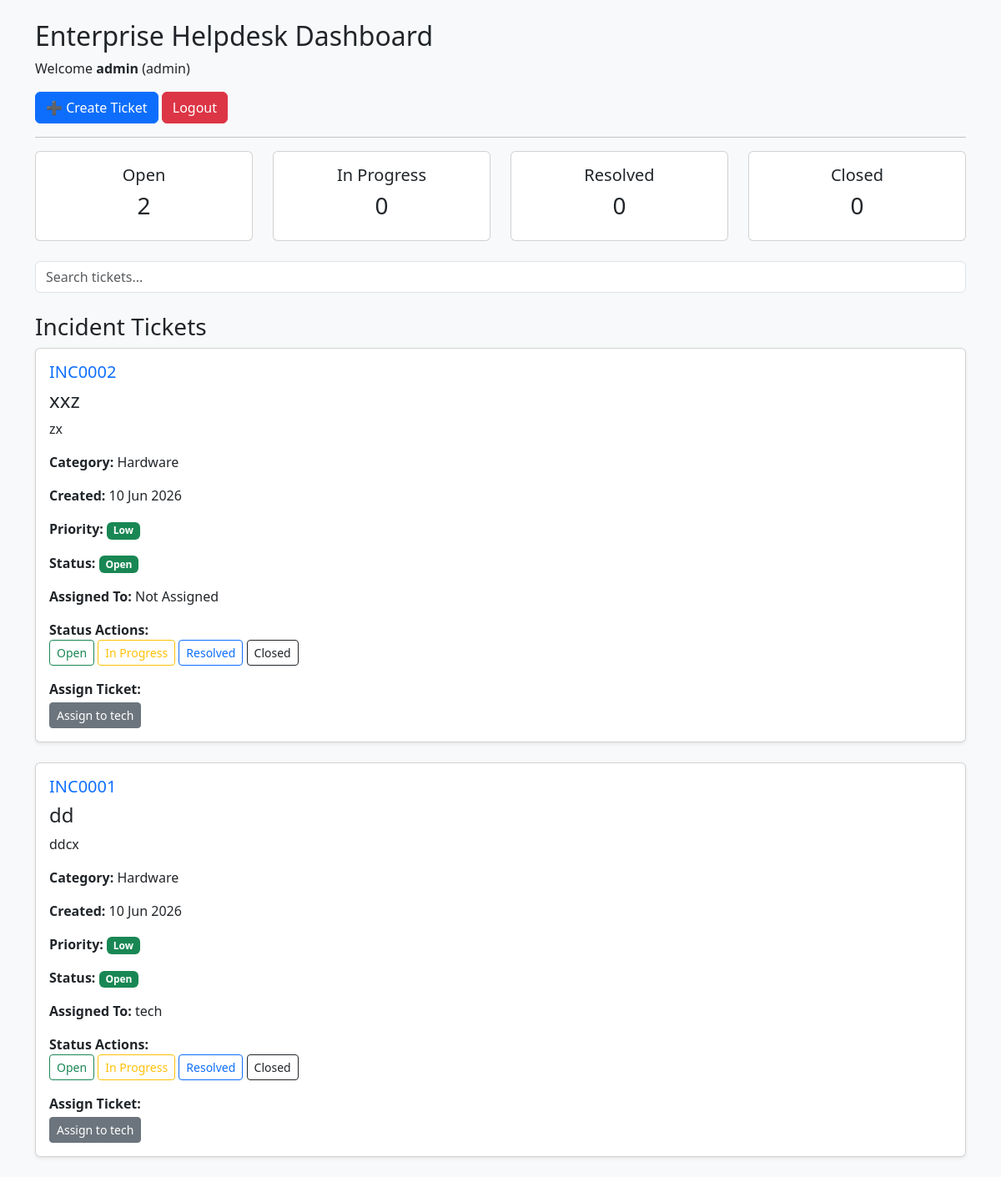
The page /dashboard (signed in) on the database its author committed.
### models.py (models this page shows)
class User(UserMixin, db.Model):
    __tablename__ = "user"
    id = db.Column(db.Integer, primary_key=True)
    username = db.Column(db.String(100), unique=True, nullable=False)
    password = db.Column(db.String(200), nullable=False)
    role = db.Column(db.String(50), nullable=False)

class Ticket(db.Model):
    __tablename__ = "ticket"
    id = db.Column(db.Integer, primary_key=True)
    ticket_code = db.Column(db.String(20), unique=True)
    title = db.Column(db.String(200), nullable=False)
    description = db.Column(db.Text, nullable=False)
    category = db.Column(db.String(50), nullable=False)
    priority = db.Column(db.String(50), nullable=False)
    status = db.Column(db.String(50), default="Open")
    created_at = db.Column(db.DateTime, default=datetime.utcnow)
    created_by = db.Column(db.Integer, db.ForeignKey("user.id"))
    assigned_to = db.Column(db.Integer, db.ForeignKey("user.id"), nullable=True)

### app.py (the view)
@app.route("/dashboard")
@login_required
def dashboard():
    search = request.args.get("search")
    if current_user.role == "admin":
        tickets_query = Ticket.query
        users = User.query.filter_by(role="technician").all()
    else:
        tickets_query = Ticket.query.filter_by(created_by=current_user.id)
        users = []
    if search:
        tickets_query = tickets_query.filter(Ticket.title.contains(search))
    tickets = tickets_query.order_by(Ticket.id.desc()).all()
    user_map = {u.id: u.username for u in User.query.all()}
    stats = {
        "open": Ticket.query.filter_by(status="Open").count(),
        "progress": Ticket.query.filter_by(status="In Progress").count(),
        "resolved": Ticket.query.filter_by(status="Resolved").count(),
        "closed": Ticket.query.filter_by(status="Closed").count(),
    }
    return render_template(
        "dashboard.html",
        user=current_user,
        tickets=tickets,
        users=users,
        user_map=user_map,
        stats=stats,
        datetime=datetime   # IMPORTANT for SLA
    )

### app.py (called while the page is built)
@login_manager.user_loader
def load_user(user_id):
    return User.query.get(int(user_id))

### templates/dashboard.html (shortened to what this page needs)
<!DOCTYPE html>
<html>
<head>
    <link href="https://cdn.jsdelivr.net/npm/bootstrap@5.3.0/dist/css/bootstrap.min.css" rel="stylesheet">
</head>
<body class="bg-light">
<div class="container mt-4">
    <h2>Enterprise Helpdesk Dashboard</h2>
    <p>
        Welcome <b>{{ user.username }}</b>
        ({{ user.role }})
    </p>
    <a class="btn btn-primary" href="/create-ticket">
        ➕ Create Ticket
    </a>
    <a class="btn btn-danger" href="/logout">
        Logout
    </a>
    <hr>
    <div class="row mb-4">
        <div class="col-md-3">
            <div class="card text-center">
                <div class="card-body">
                    <h5>Open</h5>
                    <h3>{{ stats.open }}</h3>
                </div>
            </div>
        </div>
        <div class="col-md-3">
            <div class="card text-center">
                <div class="card-body">
                    <h5>In Progress</h5>
                    <h3>{{ stats.progress }}</h3>
                </div>
            </div>
        </div>
        <div class="col-md-3">
            <div class="card text-center">
                <div class="card-body">
                    <h5>Resolved</h5>
                    <h3>{{ stats.resolved }}</h3>
                </div>
            </div>
        </div>
        <div class="col-md-3">
            <div class="card text-center">
                <div class="card-body">
                    <h5>Closed</h5>
                    <h3>{{ stats.closed }}</h3>
                </div>
            </div>
        </div>
    </div>
    <form method="GET" class="mb-4">
        <input
            type="text"
            name="search"
            class="form-control"
            placeholder="Search tickets..."
            value="{{ search or '' }}"
        >
    </form>
    <h3>Incident Tickets</h3>
    {% for t in tickets %}
    <div class="card shadow-sm mb-4">
        <div class="card-body">
            <h5 class="text-primary">
                INC{{ "%04d"|format(t.id) }}
            </h5>
            <h4>
                {{ t.title }}
            </h4>
            <p>
                {{ t.description }}
            </p>
            <p>
                <strong>Category:</strong>
                {{ t.category }}
            </p>
            <p>
                <strong>Created:</strong>
                {{ t.created_at.strftime('%d %b %Y') }}
            </p>
            <p>
                <strong>Priority:</strong>
                {% if t.priority == "Critical" %}
                    <span class="badge bg-danger">Critical</span>
                {% elif t.priority == "High" %}
                    <span class="badge bg-warning text-dark">High</span>
                {% elif t.priority == "Medium" %}
                    <span class="badge bg-info text-dark">Medium</span>
                {% else %}
                    <span class="badge bg-success">Low</span>
                {% endif %}
            </p>
            <p>
                <strong>Status:</strong>
                {% if t.status == "Open" %}
                    <span class="badge bg-success">
                        Open
                    </span>
                {% elif t.status == "In Progress" %}
                    <span class="badge bg-warning text-dark">
                        In Progress
                    </span>
                {% elif t.status == "Resolved" %}
                    <span class="badge bg-primary">
                        Resolved
                    </span>
                {% else %}
                    <span class="badge bg-dark">
                        Closed
                    </span>
                {% endif %}
            </p>
            <p>
                <strong>Assigned To:</strong>
                {% if t.assigned_to %}
                    {{ user_map[t.assigned_to] }}
                {% else %}
                    Not Assigned
                {% endif %}
            </p>
            <div class="mb-3">
                <strong>Status Actions:</strong><br>
                <a class="btn btn-sm btn-outline-success"
                   href="/update-status/{{ t.id }}/Open">
                    Open
                </a>
                <a class="btn btn-sm btn-outline-warning"
                   href="/update-status/{{ t.id }}/In%20Progress">
                    In Progress
                </a>
                <a class="btn btn-sm btn-outline-primary"
                   href="/update-status/{{ t.id }}/Resolved">
                    Resolved
                </a>
                <a class="btn btn-sm btn-outline-dark"
                   href="/update-status/{{ t.id }}/Closed">
                    Closed
                </a>
            </div>
            {% if user.role == "admin" %}
            <div>
                <strong>Assign Ticket:</strong><br>
                {% for u in users %}
                    <a class="btn btn-sm btn-secondary mt-1"
                       href="/assign/{{ t.id }}/{{ u.id }}">
                        Assign to {{ u.username }}
                    </a>
                {% endfor %}
            </div>
            {% endif %}
        </div>
    </div>
    {% endfor %}
</div>
</body>
</html>

### rows shown on the page
User: username "admin", role "admin"
Ticket: id "0002", title "xxz", description "zx", category "Hardware", created_at "10 Jun 2026", priority "Low", status "Open", shows "Not Assigned"
User: username "tech"
Ticket: id "0001", title "dd", description "ddcx", category "Hardware", created_at "10 Jun 2026", priority "Low", status "Open", assigned_to.username "tech"

### other values the page prints
{{ stats.open }} "2"
{{ stats.progress }} "0"
{{ stats.resolved }} "0"
{{ stats.closed }} "0"
